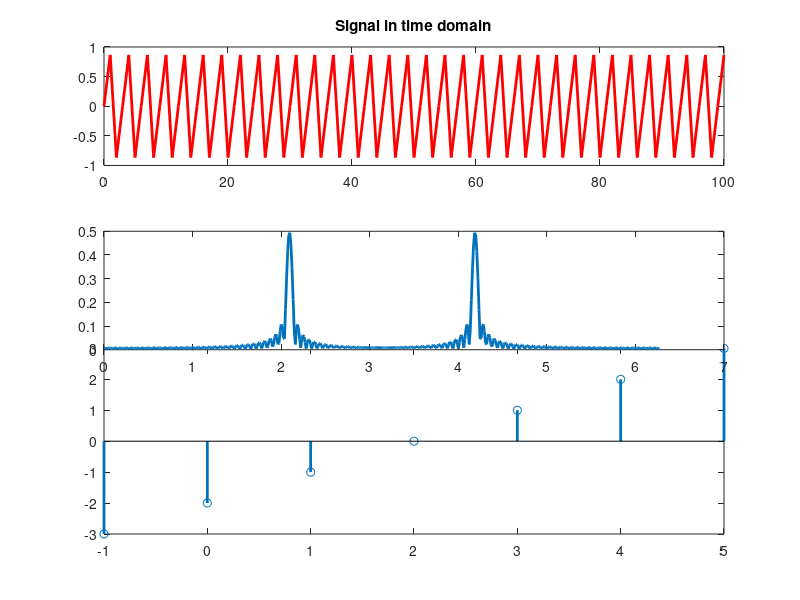

MATLAB code for this plot:
%% Practical problem
clc, clear, close all
n = -200 : 1 : 200;
x_n = 5 * [cos(0.49 * pi * n) + cos(0.51 * pi * n)];
stem(n, x_n)
pause
%% Real exponential signal
clc, clear, close all
n = -20 : 1 : 20;
x_n = 3. * (2.^ n);
stem(n, x_n)
%% Complex exponential signal
clc, clear, close all
n = -20 : 1 : 20;
x_n = exp((-0.1 + j * 0.3) * n);
subplot(2, 2, 1)
stem(n, real(x_n))
xlabel('Time sampling')
title('REAL PART')
subplot(2, 2, 2)
stem(n, imag(x_n))
xlabel('Time sampling')
title('IMAGINARY PART')
subplot(2, 2, 3)
stem(n, abs(x_n))
xlabel('Time sampling')
title('MAGNITUDE PART')
subplot(2, 2, 4)
stem(n, angle(x_n))
xlabel('Time sampling')
title('ANGLE PART')
pause
%% Signum function
clc, clear, close all
n = -20 : 1 : 20;
unit_n = (n >= 0);
unit_in = (n <= 0);
sign = unit_n - unit_in;
stem(n, sign)
pause
%%Sorting array
clc, clear, close all
A = [-2 -4 -5 -1 10 3 5 2]
sort(A)
fliplr(sort(A))
%%Time reversal of an array
x = [1, 2, 3, 4, 5, 6];
n = [-3, -2, -1, 0, 1, 2];
subplot(2, 1, 1)
stem(n, x)
title('Original Signal')
subplot(2, 1, 2)
x_r = fliplr(x);
n_r = -fliplr(n);
stem(n_r, x_r)
title('Reversed Signal')

%%Time delayed signal
x = [-3 -2 -1 0 1 2 3]
n = -4 : 1: 2
subplot(2, 1, 1)
stem(n, x, 'LineWidth', 2)
title('Original signal')
subplot(2, 1, 2)
m = n + 3 % Time shifting 3 unit step
stem(m, x, 'LineWidth', 2)
title('Shifted signal')
pause
%%Signal in frequency domain
n = 0 : 100;
x = sin(2*pi.*n/3);
L = length(x);
N = 512;
X = fft(x, N);
mag_X = abs(X)/L;
phase_X = angle(X)*180/pi;
subplot(3, 1, 1)
plot(n, x, "r", "LineWidth", 2)
title('Signal in time domain')
w = [0:2*pi/N:2*pi];
subplot(3,1,2)
title('Signal in frequency domain')
plot(w(1:end-1),mag_X,"LineWidth",2)



